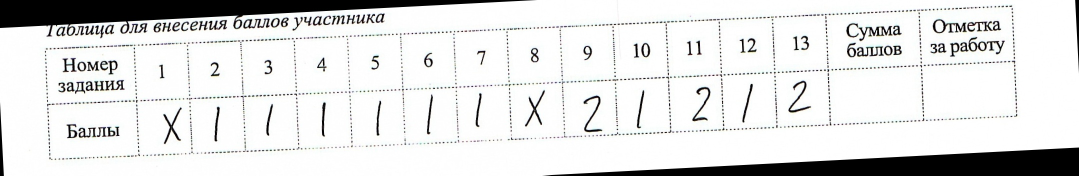
#> input picture img_rotated.jpg, 2158 x 351 px (shown at 1/2 size)
$ python -i mnist_preprocess_cell.py   (imports and definitions only)
#> lines starting #> are read from the running program, lines starting #| are printed output that depends on the picture; after the words box and inside, x2 and y2 are one past the last pixel; in counts of white or black regions, pixels touching at a corner belong together
import cv2
import numpy as np


def center_image(image, size=(28, 28), digit_size=(20, 20)):
    """
    Центрирует изображение цифры и изменяет его размер до указанного.
    Выбирает контур, ближайший к центру изображения.
    """
    # Находим контуры на изображении
    contours, _ = cv2.findContours(image, cv2.RETR_EXTERNAL, cv2.CHAIN_APPROX_SIMPLE)
    if len(contours) == 0:
        # Если контуры не найдены, просто изменяем размер изображения
        return cv2.resize(image, size, interpolation=cv2.INTER_AREA)

    # Вычисляем центр изображения
    height, width = image.shape
    image_center = np.array([width / 2, height / 2])

    # Находим контур, ближайший к центру
    min_distance = float("inf")
    best_contour = None

    for contour in contours:
        # Получаем ограничивающий прямоугольник для контура
        x, y, w, h = cv2.boundingRect(contour)
        # Вычисляем центр контура
        contour_center = np.array([x + w / 2, y + h / 2])
        # Вычисляем расстояние до центра изображения
        distance = np.linalg.norm(contour_center - image_center)

        if distance < min_distance:
            min_distance = distance
            best_contour = contour

    # Если не нашли подходящий контур (хотя такого быть не должно)
    if best_contour is None:
        return cv2.resize(image, size, interpolation=cv2.INTER_AREA)

    # Получаем ограничивающий прямоугольник для выбранного контура
    x, y, w, h = cv2.boundingRect(best_contour)

    # Вырезаем область с цифрой
    digit_roi = image[y : y + h, x : x + w]

    digit_roi = cv2.erode(
        digit_roi,
        kernel=cv2.getStructuringElement(cv2.MORPH_CROSS, (3, 3)),
        iterations=1,
    )

    # Применяем дилатацию к вырезанной цифре
    digit_roi = cv2.dilate(
        digit_roi,
        kernel=cv2.getStructuringElement(cv2.MORPH_CROSS, (2, 2)),
        iterations=2,
    )

    # Сохраняем соотношение сторон
    aspect_ratio = w / h
    if aspect_ratio > 1:
        new_w = digit_size[1]
        new_h = int(new_w / aspect_ratio)
    else:
        new_h = digit_size[0]
        new_w = int(new_h * aspect_ratio)

    # Изменяем размер цифры
    resized_digit = cv2.resize(
        digit_roi, (new_w, new_h), interpolation=cv2.INTER_LINEAR
    )

    # Создаем пустое изображение и центрируем цифру
    centered_image = np.zeros(size, dtype=np.uint8)
    offset_x = (size[1] - new_w) // 2
    offset_y = (size[0] - new_h) // 2
    centered_image[offset_y : offset_y + new_h, offset_x : offset_x + new_w] = (
        resized_digit
    )

    return centered_image


def preprocess_image(image, output_size=(28, 28), digit_size=(20, 20), crop_pixels=4):
    """
    Preprocesses a grayscale image for digit recognition.

        Applies CLAHE enhancement, binary thresholding, dilation, centering,
        normalization, and reshaping to prepare the image for input into a model.

        Args:
            gray: The input grayscale image (NumPy array).
            output_size: The desired output size of the preprocessed image (tuple).
            digit_size:  The expected digit size within the image.

        Returns:
            A tuple containing:
                - The reshaped, normalized image ready for model input (NumPy array), or None if an error occurred.
                - The centered dilated binary image (NumPy array), or None if an error occurred.
    """
    try:
        if image is None or image.size == 0:
            raise ValueError("Input image is empty or invalid.")

        if crop_pixels > 0:
            h, w = image.shape[:2]
            if h > 2 * crop_pixels and w > 2 * crop_pixels:
                image = image[
                    crop_pixels : h - crop_pixels, crop_pixels : w - crop_pixels
                ]
            else:
                print("Предупреждение: изображение слишком маленькое для обрезки")

        gray = cv2.cvtColor(image, cv2.COLOR_BGR2GRAY)

        clahe = cv2.createCLAHE(clipLimit=2.0, tileGridSize=(8, 8))
        enhanced = clahe.apply(gray)

        _, binary = cv2.threshold(
            enhanced, 0, 255, cv2.THRESH_BINARY_INV + cv2.THRESH_OTSU
        )

        dilated = cv2.dilate(
            binary,
            kernel=cv2.getStructuringElement(cv2.MORPH_RECT, (3, 3)),
            iterations=1,
        )

        centered = center_image(dilated, size=output_size, digit_size=digit_size)

        normalized = centered / 255.0

        reshaped = normalized.reshape(1, output_size[0], output_size[1], 1)

        return reshaped, centered

    except Exception as e:
        print(f"Ошибка при обработке изображения: {e}")
        return None, None

>>> import cv2
>>> picture = cv2.imread('../img_rotated.jpg')
#> picture is the input picture: shape (351, 2158, 3); mean B, G, R 223.5, 223.9, 223.5
>>> result = preprocess_image(picture)
#> in preprocess_image, `image = image[ crop_pixels : h - crop_pixels, crop_pixels : w - crop_p..`:
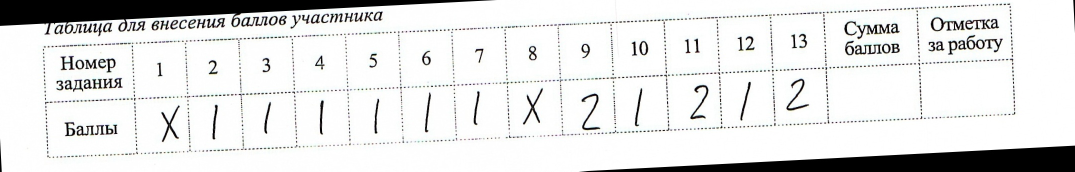
#> image: shape (343, 2150, 3) (shown at 1/2 size); mean of channels 0, 1, 2 226, 226.4, 225.9; drawn as B, G, R
#> in preprocess_image, `_, binary = cv2.threshold( enhanced, 0, 255, cv2.THRESH_BINARY_INV + c..`:
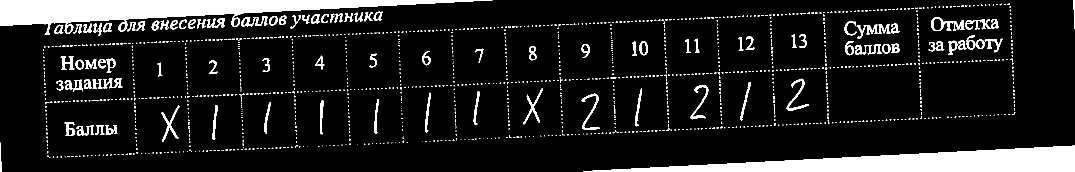
#> binary: shape (343, 2150) (shown at 1/2 size); 11% white; 1362 white regions (1265 under 20 px), largest, box (x1, y1, x2, y2) and area: (0, 0, 985, 69) 26479, (1166, 291, 2150, 343) 25731, (1713, 48, 1781, 78) 641
#> in preprocess_image, `dilated = cv2.dilate( binary, kernel=cv2.getStructuringElement(cv2.MOR..`:
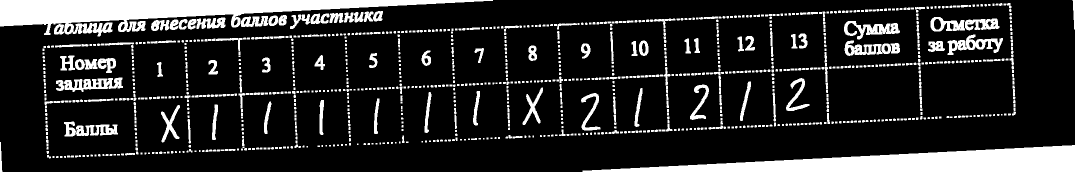
#> dilated: shape (343, 2150) (shown at 1/2 size); 16% white; 1094 white regions (257 under 20 px)
#> in center_image, `contours, _ = cv2.findContours(image, cv2.RETR_EXTERNAL, cv2.CHAIN_APP..`: contours = 1094 contours, 898 with area under 20; largest, box (x1, y1, x2, y2) and area: (0, 0, 986, 73) 28884, (1165, 290, 2150, 343) 25756, (128, 155, 246, 184) 1838, (1895, 69, 2006, 110) 1836, (1688, 42, 1800, 79) 1692
#> the loop in center_image, `for contour in contours:` made 1094 passes
#> (x, y, w, h, contour_center, distance, min_distance, best_contour) on passes 12, 14, 22, 25, 28, 36, 40: (189, 309, 4, 4, [191, 311], 894.9, 894.9, [[189, 309], [189, 312], [192, 312], [192, 309]]), (234, 308, 6, 3, [237, 309.5], 849.3, 849.3, [[234, 308], [234, 310], [239, 310], [239, 308]]), (296, 305, 4, 3, [298, 306.5], 788.6, 788.6, [[296, 305], [296, 307], [299, 307], [299, 305]]), (327, 304, 5, 3, [329.5, 305.5], 757.4, 757.4, [[327, 304], [327, 306], [331, 306], [331, 304]]), (334, 303, 5, 4, [336.5, 305], 750.5, 750.5, [[334, 303], [334, 306], [338, 306], [338, 303]]), (389, 301, 4, 3, [391, 302.5], 696.4, 696.4, [[389, 301], [389, 303], [392, 303], [392, 301]]), (442, 299, 7, 3, [445.5, 300.5], 642.6, 642.6, [[442, 299], [442, 301], [448, 301], [448, 299]])
#> (x, y, w, h, distance, min_distance, best_contour) on passes 62, 65, 68, 71, 75, 78: (574, 293, 4, 4, 514.1, 514.1, [[574, 293], [574, 296], [577, 296], [577, 293]]), (613, 292, 3, 3, 476.4, 476.4, [[613, 292], [613, 294], [615, 294], [615, 292]]), (635, 291, 5, 3, 453.9, 453.9, [[635, 291], [635, 293], [639, 293], [639, 291]]), (658, 290, 4, 3, 432, 432, [[658, 290], [658, 292], [661, 292], [661, 290]]), (674, 289, 4, 3, 416.4, 416.4, [[674, 289], [674, 291], [677, 291], [677, 289]]), (690, 288, 4, 3, 400.8, 400.8, [[690, 288], [690, 290], [693, 290], [693, 288]])
#> after the loop in center_image, `for contour in contours:`: best_contour = [[1074, 161], [1074, 164], [1077, 164], [1078, 163], [1078, 161]]; min_distance = 8.63
#> in center_image, `digit_roi = image[y : y + h, x : x + w]`: digit_roi = [[255, 255, 255, 255, 255], [255, 255, 255, 255, 255], [255, 255, 255, 255, 255], [255, 255, 255, 255, 0]]
#> in center_image, `digit_roi = cv2.erode( digit_roi, kernel=cv2.getStructuringElement(cv2..`: digit_roi = [[255, 255, 255, 255, 255], [255, 255, 255, 255, 255], [255, 255, 255, 255, 0], [255, 255, 255, 0, 0]]
#> in center_image, `digit_roi = cv2.dilate( digit_roi, kernel=cv2.getStructuringElement(cv..`: digit_roi = [[255, 255, 255, 255, 255], [255, 255, 255, 255, 255], [255, 255, 255, 255, 255], [255, 255, 255, 255, 255]]
#> in center_image, `aspect_ratio = w / h`: aspect_ratio = 1.25
#> in center_image, `new_h = int(new_w / aspect_ratio)`: new_h = 16
#> in center_image, `offset_y = (size[0] - new_h) // 2`: offset_y = 6
#> in center_image, `centered_image[offset_y : offset_y + new_h, offset_x : offset_x + new_..`:
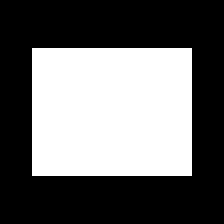
#> centered_image: shape (28, 28) (shown 8 times larger); 40.8% white; 1 white region, box (x1, y1, x2, y2) and area: (4, 6, 24, 22) 320

$ run again, on sample2.jpg
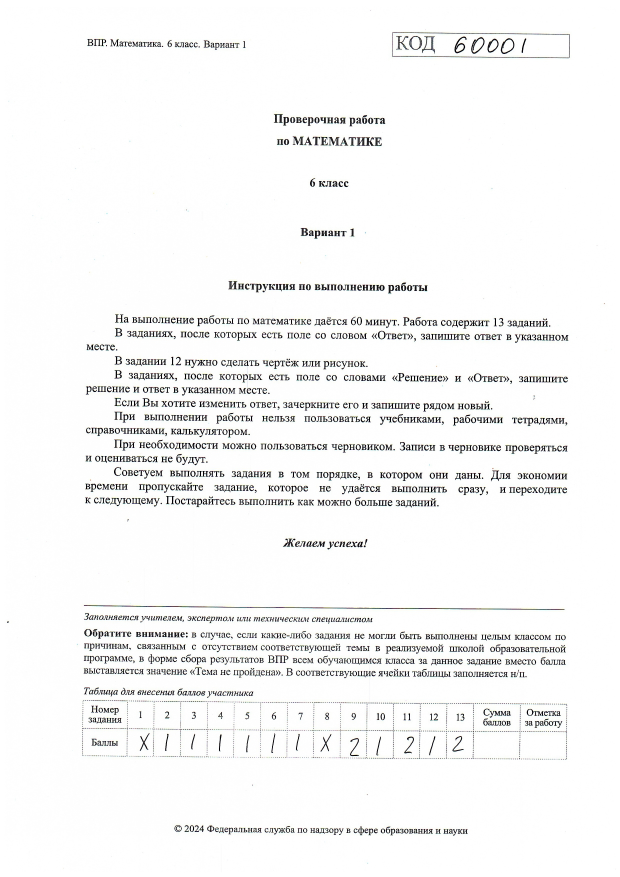
#> input picture sample2.jpg, 1240 x 1753 px (shown at 1/2 size)
#> picture is the input picture: shape (1753, 1240, 3); mean B, G, R 245.3, 245.5, 245.4
#> in preprocess_image, `_, binary = cv2.threshold( enhanced, 0, 255, cv2.THRESH_BINARY_INV + c..`:
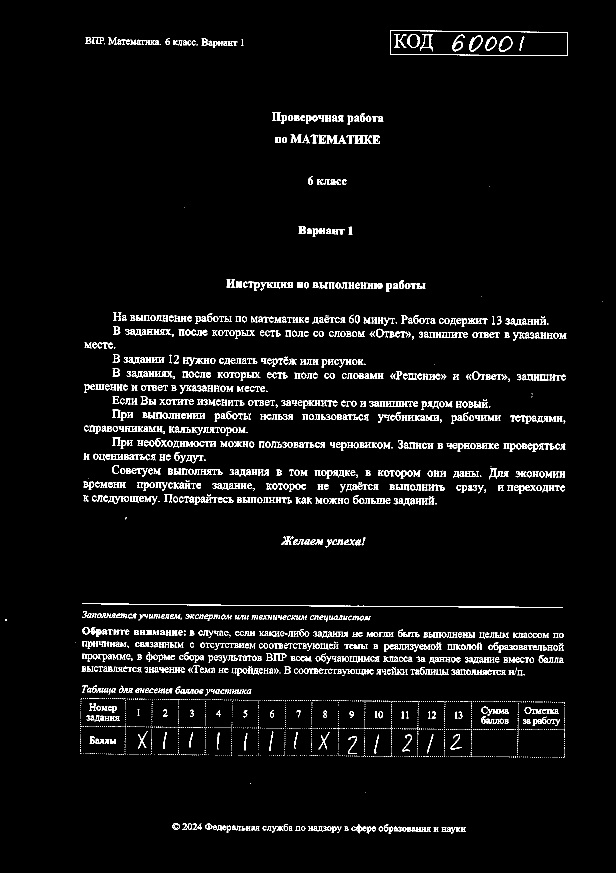
#> binary: shape (1745, 1232) (shown at 1/2 size); 4.2% white in thin lines or dots, all inside (x1, y1, x2, y2) = (10, 60, 1205, 1667)
#> in preprocess_image, `dilated = cv2.dilate( binary, kernel=cv2.getStructuringElement(cv2.MOR..`:
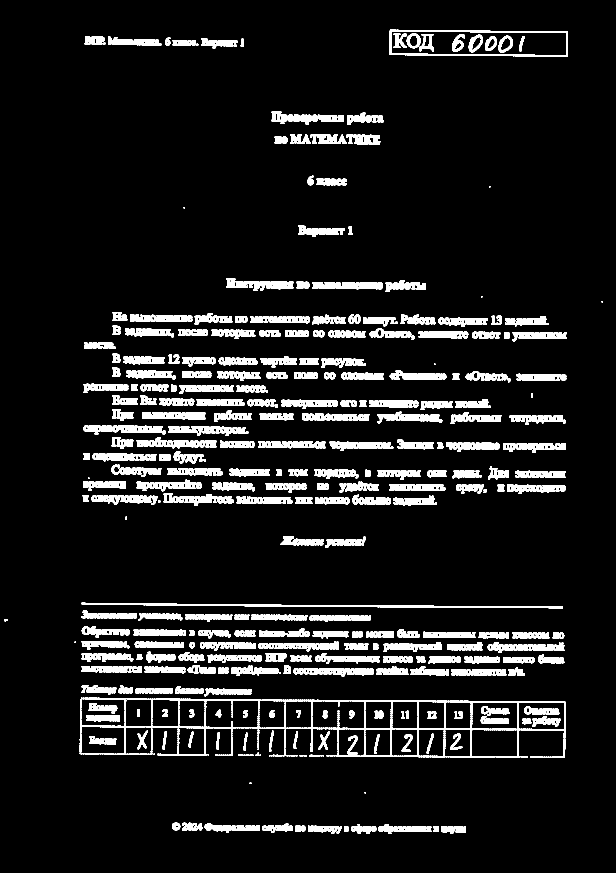
#> dilated: shape (1745, 1232) (shown at 1/2 size); 9.6% white; 518 white regions (171 under 20 px)
#> contours = 510 contours, 197 with area under 20; largest, box (x1, y1, x2, y2) and area: (779, 59, 1136, 113) 17650, (163, 1205, 1126, 1217) 2555, (167, 850, 331, 869) 1922, (273, 875, 433, 897) 1840, (543, 223, 688, 249) 1829
#> the loop in center_image, `for contour in contours:` made 510 passes
#> (x, y, w, h, contour_center, distance, min_distance, best_contour) on passes 12, 13, 24, 25: (729, 1584, 3, 3, [730.5, 1585.5], 722.1, 722.1, [[729, 1584], [729, 1586], [731, 1586], [731, 1584]]), (499, 1565, 4, 3, [501, 1566.5], 703.5, 703.5, [[499, 1565], [499, 1567], [502, 1567], [502, 1565]]), (895, 1512, 3, 3, [896.5, 1513.5], 699.7, 699.7, [[895, 1512], [895, 1514], [897, 1514], [897, 1512]]), (891, 1512, 3, 3, [892.5, 1513.5], 698.1, 698.1, [[891, 1512], [891, 1514], [893, 1514], [893, 1512]])
#> after the loop in center_image, `for contour in contours:`: best_contour = contour of 140 points, box (x1, y1, x2, y2) (517, 882, 651, 897), area 1457; min_distance = 36.24
#> in center_image, `x, y, w, h = cv2.boundingRect(best_contour)`: x = 517; y = 882; w = 134; h = 15
#> aspect_ratio = 8.93
#> new_h = 2
#> offset_y = 13

$ run again, on table_image.jpg
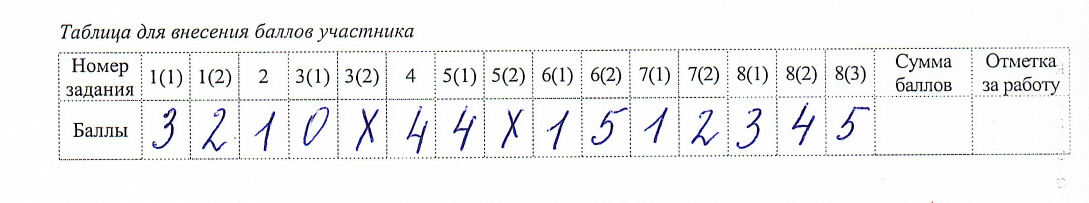
#> input picture table_image.jpg, 2178 x 405 px (shown at 1/2 size)
#> picture is the input picture: shape (405, 2178, 3); mean B, G, R 243.1, 242.5, 242.2
#> in preprocess_image, `_, binary = cv2.threshold( enhanced, 0, 255, cv2.THRESH_BINARY_INV + c..`:
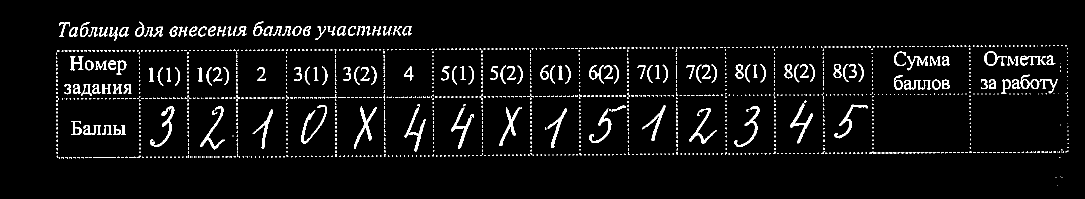
#> binary: shape (397, 2170) (shown at 1/2 size); 4.6% white; 1475 white regions (1319 under 20 px), largest, box (x1, y1, x2, y2) and area: (708, 213, 753, 298) 776, (301, 212, 349, 294) 733, (902, 215, 948, 298) 725
#> dilated: shape (397, 2170); 9.8% white; 1082 white regions (139 under 20 px)
#> contours = 1082 contours, 803 with area under 20; largest, box (x1, y1, x2, y2) and area: (2002, 148, 2117, 189) 1778, (1968, 101, 2038, 132) 1126, (399, 211, 451, 300) 1050, (707, 212, 754, 299) 1032, (300, 211, 350, 295) 1025
#> the loop in center_image, `for contour in contours:` made 1082 passes
#> (x, y, w, h, contour_center, distance, min_distance, best_contour) on passes 1, 2, 5, 19: (2114, 369, 3, 3, [2115.5, 370.5], 1044.8, 1044.8, [[2114, 369], [2114, 371], [2116, 371], [2116, 369]]), (2110, 353, 4, 3, [2112, 354.5], 1038.8, 1038.8, [[2110, 353], [2110, 355], [2113, 355], [2113, 353]]), (241, 313, 7, 4, [244.5, 315], 848.5, 848.5, [[241, 313], [241, 316], [247, 316], [247, 313]]), (646, 311, 4, 4, [648, 313], 451.8, 451.8, [[646, 311], [646, 314], [649, 314], [649, 311]])
#> after the loop in center_image, `for contour in contours:`: best_contour = [[1060, 202], [1060, 208], [1062, 208], [1063, 207], [1063, 202]]; min_distance = 24.04
#> in center_image, `digit_roi = image[y : y + h, x : x + w]`: digit_roi = [[255, 255, 255, 255], [255, 255, 255, 255], [255, 255, 255, 255], [255, 255, 255, 255], [255, 255, 255, 255], [255, 255, 255, 255], [255, 255, 255, 0]]
#> in center_image, `digit_roi = cv2.erode( digit_roi, kernel=cv2.getStructuringElement(cv2..`: digit_roi = [[255, 255, 255, 255], [255, 255, 255, 255], [255, 255, 255, 255], [255, 255, 255, 255], [255, 255, 255, 255], [255, 255, 255, 0], [255, 255, 0, 0]]
#> in center_image, `digit_roi = cv2.dilate( digit_roi, kernel=cv2.getStructuringElement(cv..`: digit_roi = [[255, 255, 255, 255], [255, 255, 255, 255], [255, 255, 255, 255], [255, 255, 255, 255], [255, 255, 255, 255], [255, 255, 255, 255], [255, 255, 255, 255]]
#> aspect_ratio = 0.571
#> new_w = 11
#> offset_x = 8
#> in center_image, `centered_image[offset_y : offset_y + new_h, offset_x : offset_x + new_..`:
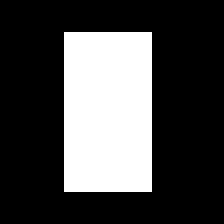
#> centered_image: shape (28, 28) (shown 8 times larger); 28.1% white; 1 white region, box (x1, y1, x2, y2) and area: (8, 4, 19, 24) 220
